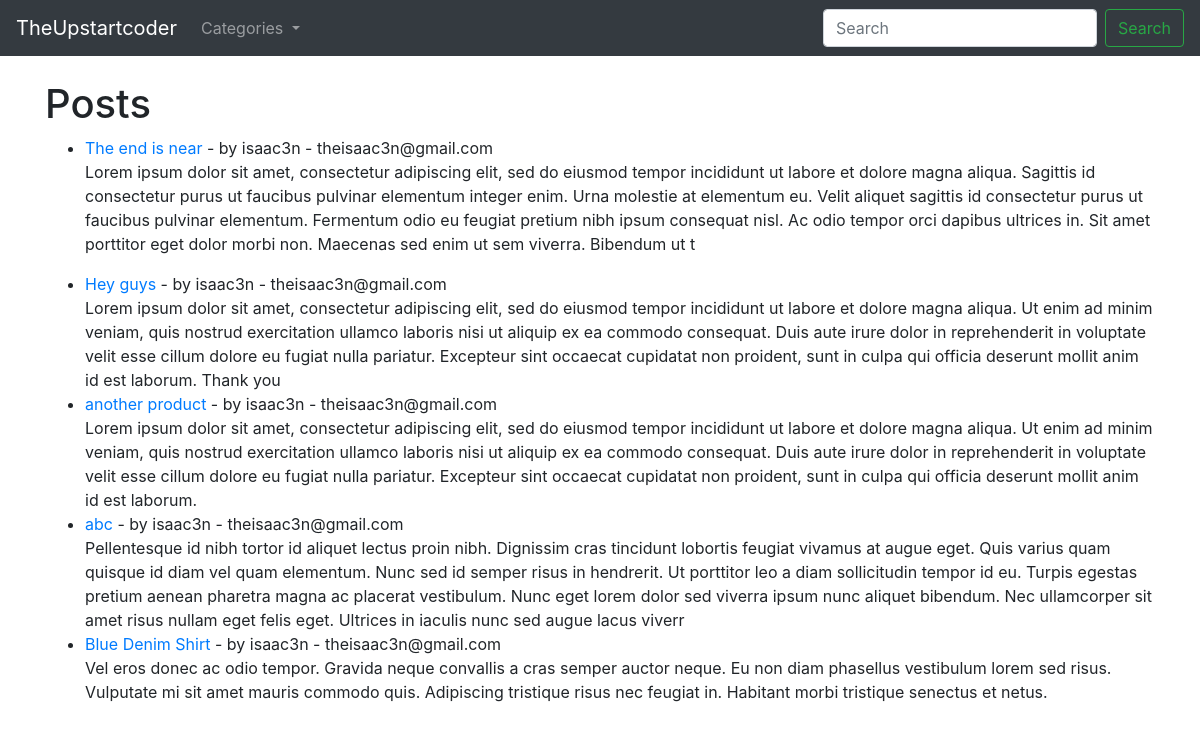
/, run on an earlier commit of the app's database.
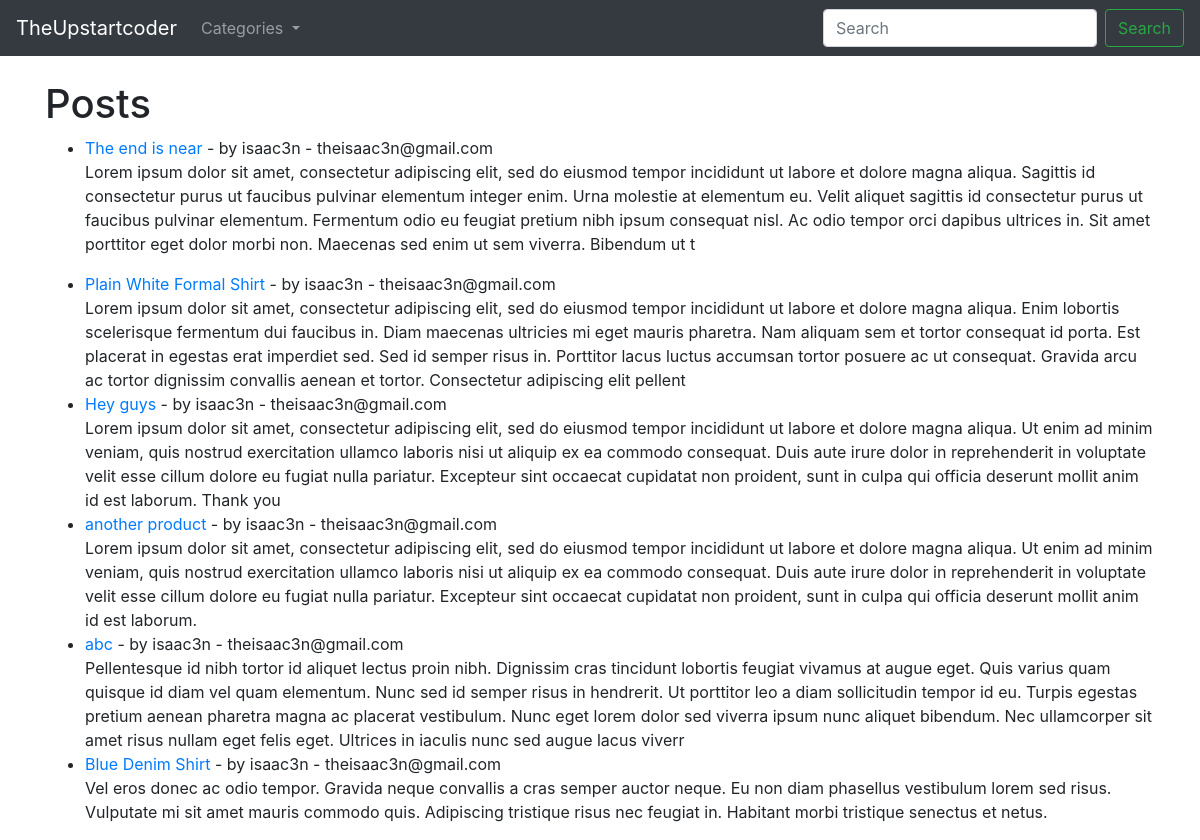
And on a later commit of the database.
### myblog/models.py (models this page shows, shortened)
class Post(models.Model):
    title = models.CharField(max_length=255)
    title_tag = models.CharField(max_length=25, default='TheUpstartcoder')
    author = models.ForeignKey(User, on_delete=models.CASCADE)
    body = models.TextField()
    pub_date =models.DateField(auto_now_add=True)
    category = models.CharField( max_length=255, default="coding")
    likes = models.ManyToManyField(User, related_name='blog_posts')

### myblog/views.py (the view)
# urls.py: path('', HomeView.as_view(), name ="home"),
class HomeView(ListView):
    model = Post
    template_name = 'home.html'
    ordering = ['-pub_date']
    def get_context_data(self, *args, **kwargs):
        cat_menu = Category.objects.all()
        context = super(HomeView, self).get_context_data(*args, **kwargs)
        context['cat_menu'] = cat_menu
        return context

### myblog/models.py (called while the page is built)
    def __str__(self):
        return self.name

### myblog/templates/home.html
{% extends 'base.html' %}
{% block content %}
<h1>Posts</h1>
<ul>
{% for post in object_list %}
    <li><a href="{% url 'articles' post.pk %} "> {{post.title }} </a>- by {{ post.author }} - {{ post.author.email }}<br>
        {{ post.body|slice:':500'|safe }}</li>
{% endfor %}
</ul>
{% endblock %}

What changed in the data, as far as the page shows it:
added Post: title "Plain White Formal Shirt", author "isaac3n", author.email "theisaac3n@gmail.com", body "Lorem ipsum dolor sit amet, consectetur adipiscing elit, sed do eiusmod tempor incididunt ut labore et dolore magna aliqua. Enim lobortis scelerisque fermentum dui faucibus in. Diam maecenas ultricies mi eget mauris pharetra. Nam aliquam sem et tortor consequat id porta. Est placerat in egestas erat imperdiet sed. Sed id semper risus in. Porttitor lacus luctus accumsan tortor posuere ac ut consequat. Gravida arcu ac tortor dignissim convallis aenean et tortor. Consectetur adipiscing elit pellent"
